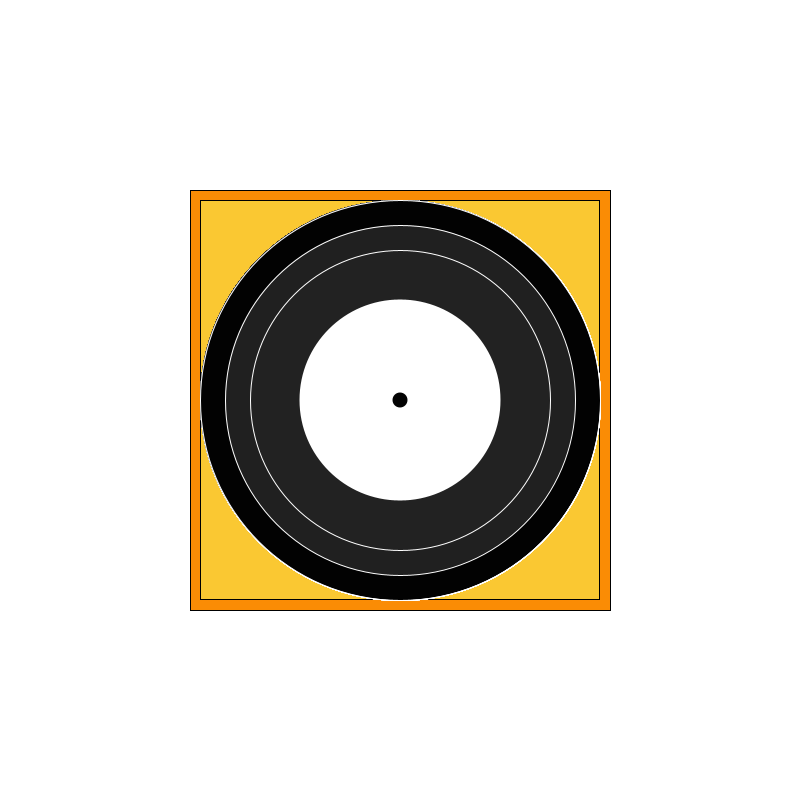
Frame 1 (no input)
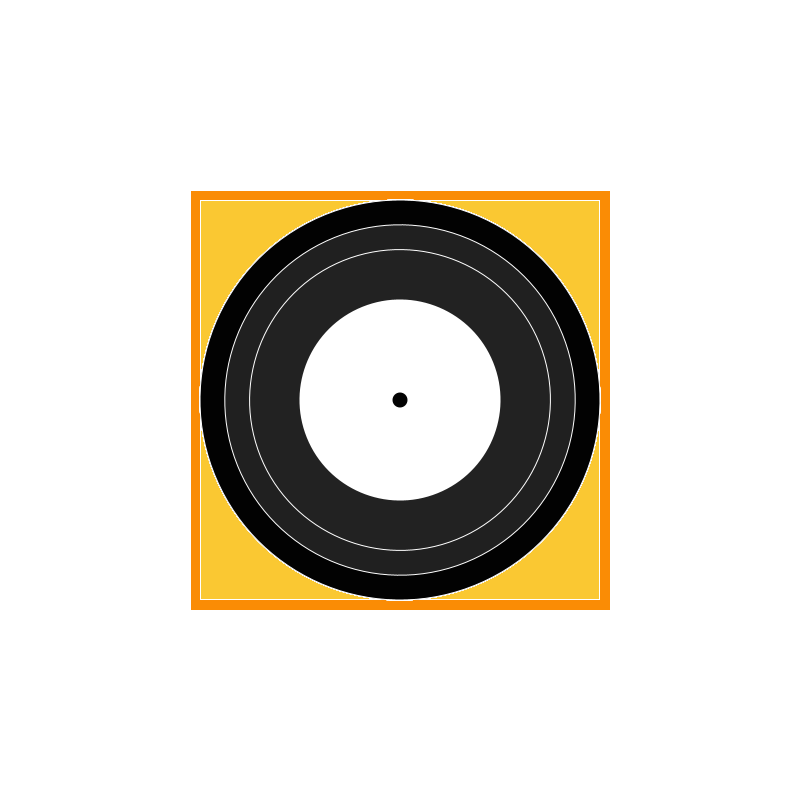
Frame 60 (the mouse pressed at the canvas centre just before this capture)
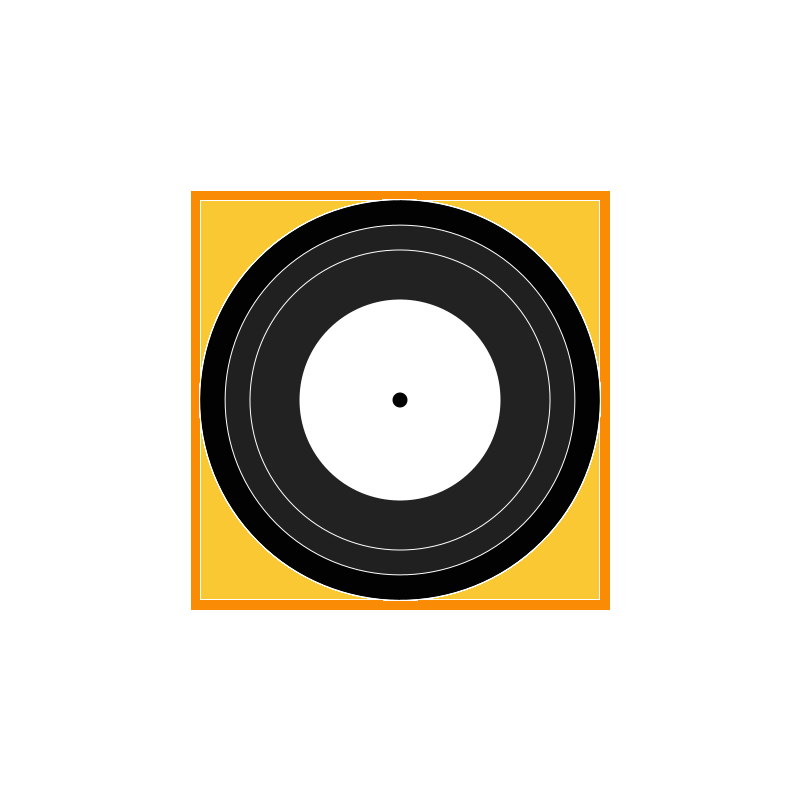
Frame 120 (the mouse held since frame 60 and released just before this capture)

The Processing sketch that drew these frames (run headless with seeded random() and noise(); from frame 60 on, the mouse is pressed at the canvas centre):

// Processing sketch: New_Jam
// ── New_Jam.pde
//PROPERTIES                  //METHOD
//Color                       //Spin
//Size                        //Scratch
//rotationSpeed               //Color


//int recColor = rec(color(HSB), random(230), random(200));
//int recSpin = 
Spin[] crate = new Spin[20]; 
//Spin rec = new Spin();

void setup () {
  size (800, 800);
  background(255);
  
for (int i = 0; i < crate.length; i++) {
  crate [i] = new Spin();
  
  //crate[i].drawRecord();
  }
}


void draw() {

  background(255);
  
  fill(250, 140, 5);//Rect 1
  rect(190, 190, 420, 420);
  
  fill(250, 200, 50);//Rect 2
  rect(200, 200, 399, 399);
  
  for (int i = 0; i < crate.length; i++) {
  crate[i].drawRecord();
  }
}

class Spin {
  float recX = 400;
  float recY = 200;
  float recSize = 5;
  float speed = 0.1;
  float myRotation = 0;
  //float colour = fill(
  //int recRed = 0;
  //int recGreen = 0;
  //int recBlue = 0;
  //float colour = colorMode(HSB);
  
  Spin(){
    
    
  
  }

  void drawRecord(){
 //ROATAION
    pushMatrix();
    translate(400,400);
    rotate(myRotation);
  
    fill(2);
    ellipse(0, 0, width/2, height/2);
  
  
    fill(255, 255, 255, 30);//white
    smooth();
    ellipse(0, 0, 350, 350);
  
    fill(255, 255, 255, 2);//white
    smooth();
    noStroke();
    ellipse(0, 0, 300, 300);
  
    fill(255, 255, 255, 6);//white
    smooth();
    ellipse(0, 0, recY, recY);
  
    fill(255);//white
    ellipse(0, 0, recY+1, recY+1);
  
    fill(2);//inner black
    ellipse(0, 0, 15, 15);
  
    noFill();
    smooth();
    stroke(255);
    ellipse(0, 0, 300, 300);
    
    popMatrix();
    
     myRotation = myRotation + speed;
    if (myRotation > TWO_PI) {
       myRotation = 0; 
      }
       
  }
}
/*
void mousePressed() {
       rec.speed = 0;
       translate(400,400);
       fill(random(255),0,0);
       ellipse(0, 0, width/2, height/2);
    
  
  //recRed = recRed-4;
  //recGreen = recGreen/2;
  //recBlue = recBlue/2;
  
  
}
  
void mouseReleased(){
       rec.speed = 1;
       translate(400,400);
       fill(0,random(255),0);
       ellipse(0, 0, width/2, height/2);
  


}

*/
